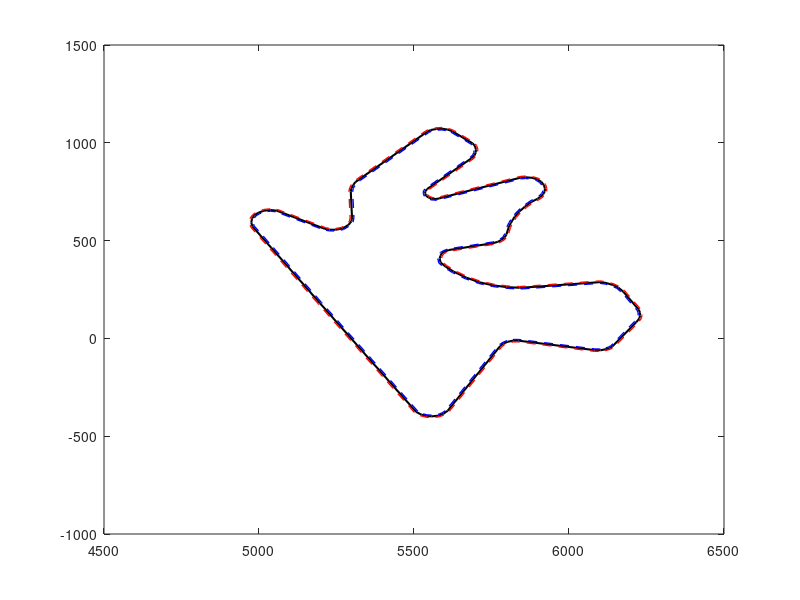

MATLAB code for this plot: (Note: this script raises an error after producing the figure.)
% Model Initialization
% ADT MPC Controller for Lusail Circuit Based on US Highway Model

%% Add Images to the path
addpath(genpath('Images'));

%% Load and parse the UTM coordinates for Lusail track
% Load the MAT file containing waypoints
mat_data = load('Lusail_Track_New.mat');

% Extract waypoints from the MAT file
waypoints = mat_data.data.ActorSpecifications{1}.Waypoints;

% Define main track centerline from waypoints
xRef = waypoints(:, 1);
yRef = waypoints(:, 2);

% Define Track Width and Boundaries
track_width = 12;  % Total width in meters
half_width = track_width / 2;

% Calculate track boundaries based on the centerline
dx = gradient(xRef);
dy = gradient(yRef);
norm_factor = sqrt(dx.^2 + dy.^2);  % Normalize for perpendicular direction

% Left and Right boundaries (offset by half of the track width)
xLeft = xRef + half_width * (-dy ./ norm_factor);
yLeft = yRef + half_width * (dx ./ norm_factor);
xRight = xRef - half_width * (-dy ./ norm_factor);
yRight = yRef - half_width * (dx ./ norm_factor);

%% Visualization
figure;
plot(xRef, yRef, 'k-', 'LineWidth', 1.5); % Main track
hold on;
plot(xLeft, yLeft, 'r--', 'LineWidth', 1); % Left boundary
plot(xRight, yRight, 'b--', 'LineWidth', 1); % Right boundary
plot(X_o, Y_o, 'go', 'MarkerFaceColor', 'g'); % Starting point
title('Vehicle Path Along Lusail Circuit Track');
xlabel('Easting (m)');
ylabel('Northing (m)');
legend('Center Line', 'Left Boundary', 'Right Boundary', 'Starting Position');
grid on;
axis equal;
hold off;

%% Define Vehicle and MPC Parameters
% (Keep the rest of the code unchanged for vehicle dynamics, MPC, etc.)

%% Original Vehicle Parameters and Simulation Settings (from US Highway)
%% Define data for velocity lookup table
lookUpt = readmatrix('velocityDistributionHighway.xlsx');
xlt = lookUpt(2:42,1);
ylt = lookUpt(1,2:31);
vel = lookUpt(2:42,2:31)*4/5;

%% Specify simulation stop time

% Define vehicle parameters used in the models
L = 10; % Bicycle length
ld = 100; % Lookahead distance
X_o = xRef(1); % Initial vehicle x position
Y_o = yRef(1); % Initial vehicle y position 
dx_initial = xRef(2) - xRef(1);
dy_initial = yRef(2) - yRef(1);
psi_o = atan2(dy_initial, dx_initial);
vehicle_x_position = [];
vehicle_y_position = [];


figure;
plot(xRef, yRef, 'k-', 'LineWidth', 1.5); % Main track
hold on;
plot(xLeft, yLeft, 'r--', 'LineWidth', 1); % Left boundary
plot(xRight, yRight, 'b--', 'LineWidth', 1); % Right boundary
plot(X_o, Y_o, 'go', 'MarkerFaceColor', 'g'); % Starting point
plot(vehicle_x_position, vehicle_y_position, 'go-', 'LineWidth', 1); % Vehicle path
title('Vehicle Path Along Lusail Circuit Track');
xlabel('Easting (m)');
ylabel('Northing (m)');
legend('Center Line', 'Left Boundary', 'Right Boundary', 'Starting Position', 'Vehicle Path');
grid on;
axis equal;
hold off;


plot(vehicle_x_position, vehicle_y_position, 'go-', 'LineWidth', 1); % Vehicle path


% Calculate distance vector for the Lusail track (replaces the US Highway data)
refPose = [xRef, yRef];
distancematrix = squareform(pdist(refPose));
distancesteps = zeros(length(refPose)-1,1);
for i = 2:length(refPose)
    distancesteps(i-1,1) = distancematrix(i,i-1);
end
totalDistance = sum(distancesteps); % Total traveled distance
distbp = cumsum([0; distancesteps]);
gradbp = linspace(0, totalDistance, 100); % Linearize distance

% Interpolate x and y reference points based on distance
xRef2 = interp1(distbp, xRef, gradbp, 'pchip');
yRef2 = interp1(distbp, yRef, gradbp, 'pchip');
xRef2s = smooth(gradbp, xRef2);
yRef2s = smooth(gradbp, yRef2);

% Calculate curvature vector
curvature = getCurvature(xRef2, yRef2);

%% Define Reference Time for Plotting
Ts = 450 * 5/4;
tRef = linspace(0, Ts, length(gradbp));

% Original MPC Model Parameters (same as US Highway)

tau = 0.5;
Vx = 10;
m = 57; % Vehicle mass (updated)
Iz = 128; % Yaw moment of inertia for updated mass
Lf = 1.4;
Lr = 1.6;
Cf = 12e3;
Cr = 11e3;

% Longitudinal and lateral model matrices for MPC
A1 = [-1/tau 0; 1 0];
B1 = [1/tau; 0];
C1 = [0 1];
D1 = 0;

A2 = [-2*(Cf+Cr)/m/Vx -Vx-2*(Cf*Lf-Cr*Lr)/m/Vx; -2*(Cf*Lf-Cr*Lr)/Iz/Vx -2*(Cf*Lf^2+Cr*Lr^2)/Iz/Vx];
B2 = 2*Cf * [1/m; Lf/Iz];
C2 = [1 0; 0 1];
D2 = [0; 0];

% Combined state-space model for MPC
A = [A1 zeros(2,2); zeros(2,2) A2];
B = [B1 zeros(2,1); zeros(2,1) B2];
C = [C1 zeros(1,2); zeros(2,2) C2];
D = [D1 zeros(1,1); zeros(2,1) D2];

%% MPC Pedal Map (Optional)
rho = 1.21;
Cd = 0.3;
Af = 2;
tire_r = 0.309;

% Define acceleration and velocity ranges for torque calculation
accel_vec = (-4:0.5:4)'; % Acceleration range
vel_vec = 0:2:20; % Velocity range
torque_map = zeros(length(accel_vec), length(vel_vec));

for i = 1:length(accel_vec)
    for j = 1:length(vel_vec)
        torque_map(i,j) = tire_r * ((m * accel_vec(i)) + (0.5 * rho * Cd * Af * vel_vec(j)^2) + 160);
    end
end

% Convert torque to pedal map
pedal_map = torque_map;
max_prop_torque = 425 * 9.5;
pedal_map(pedal_map > 0) = pedal_map(pedal_map > 0) / max_prop_torque;
pressure_conv = (0.2 * 7.5e6 * pi * 0.05 * 0.05 * .177 * 2 / 4) * 4 * 1.01;
pedal_map(pedal_map < 0) = pedal_map(pedal_map < 0) / pressure_conv;

%% Curvature Calculation Function
function curvature = getCurvature(xRef, yRef)
    DX = gradient(xRef);
    D2X = gradient(DX);
    DY = gradient(yRef);
    D2Y = gradient(DY);
    curvature = (DX .* D2Y - DY .* D2X) ./ (DX.^2 + DY.^2).^(3/2);
end
